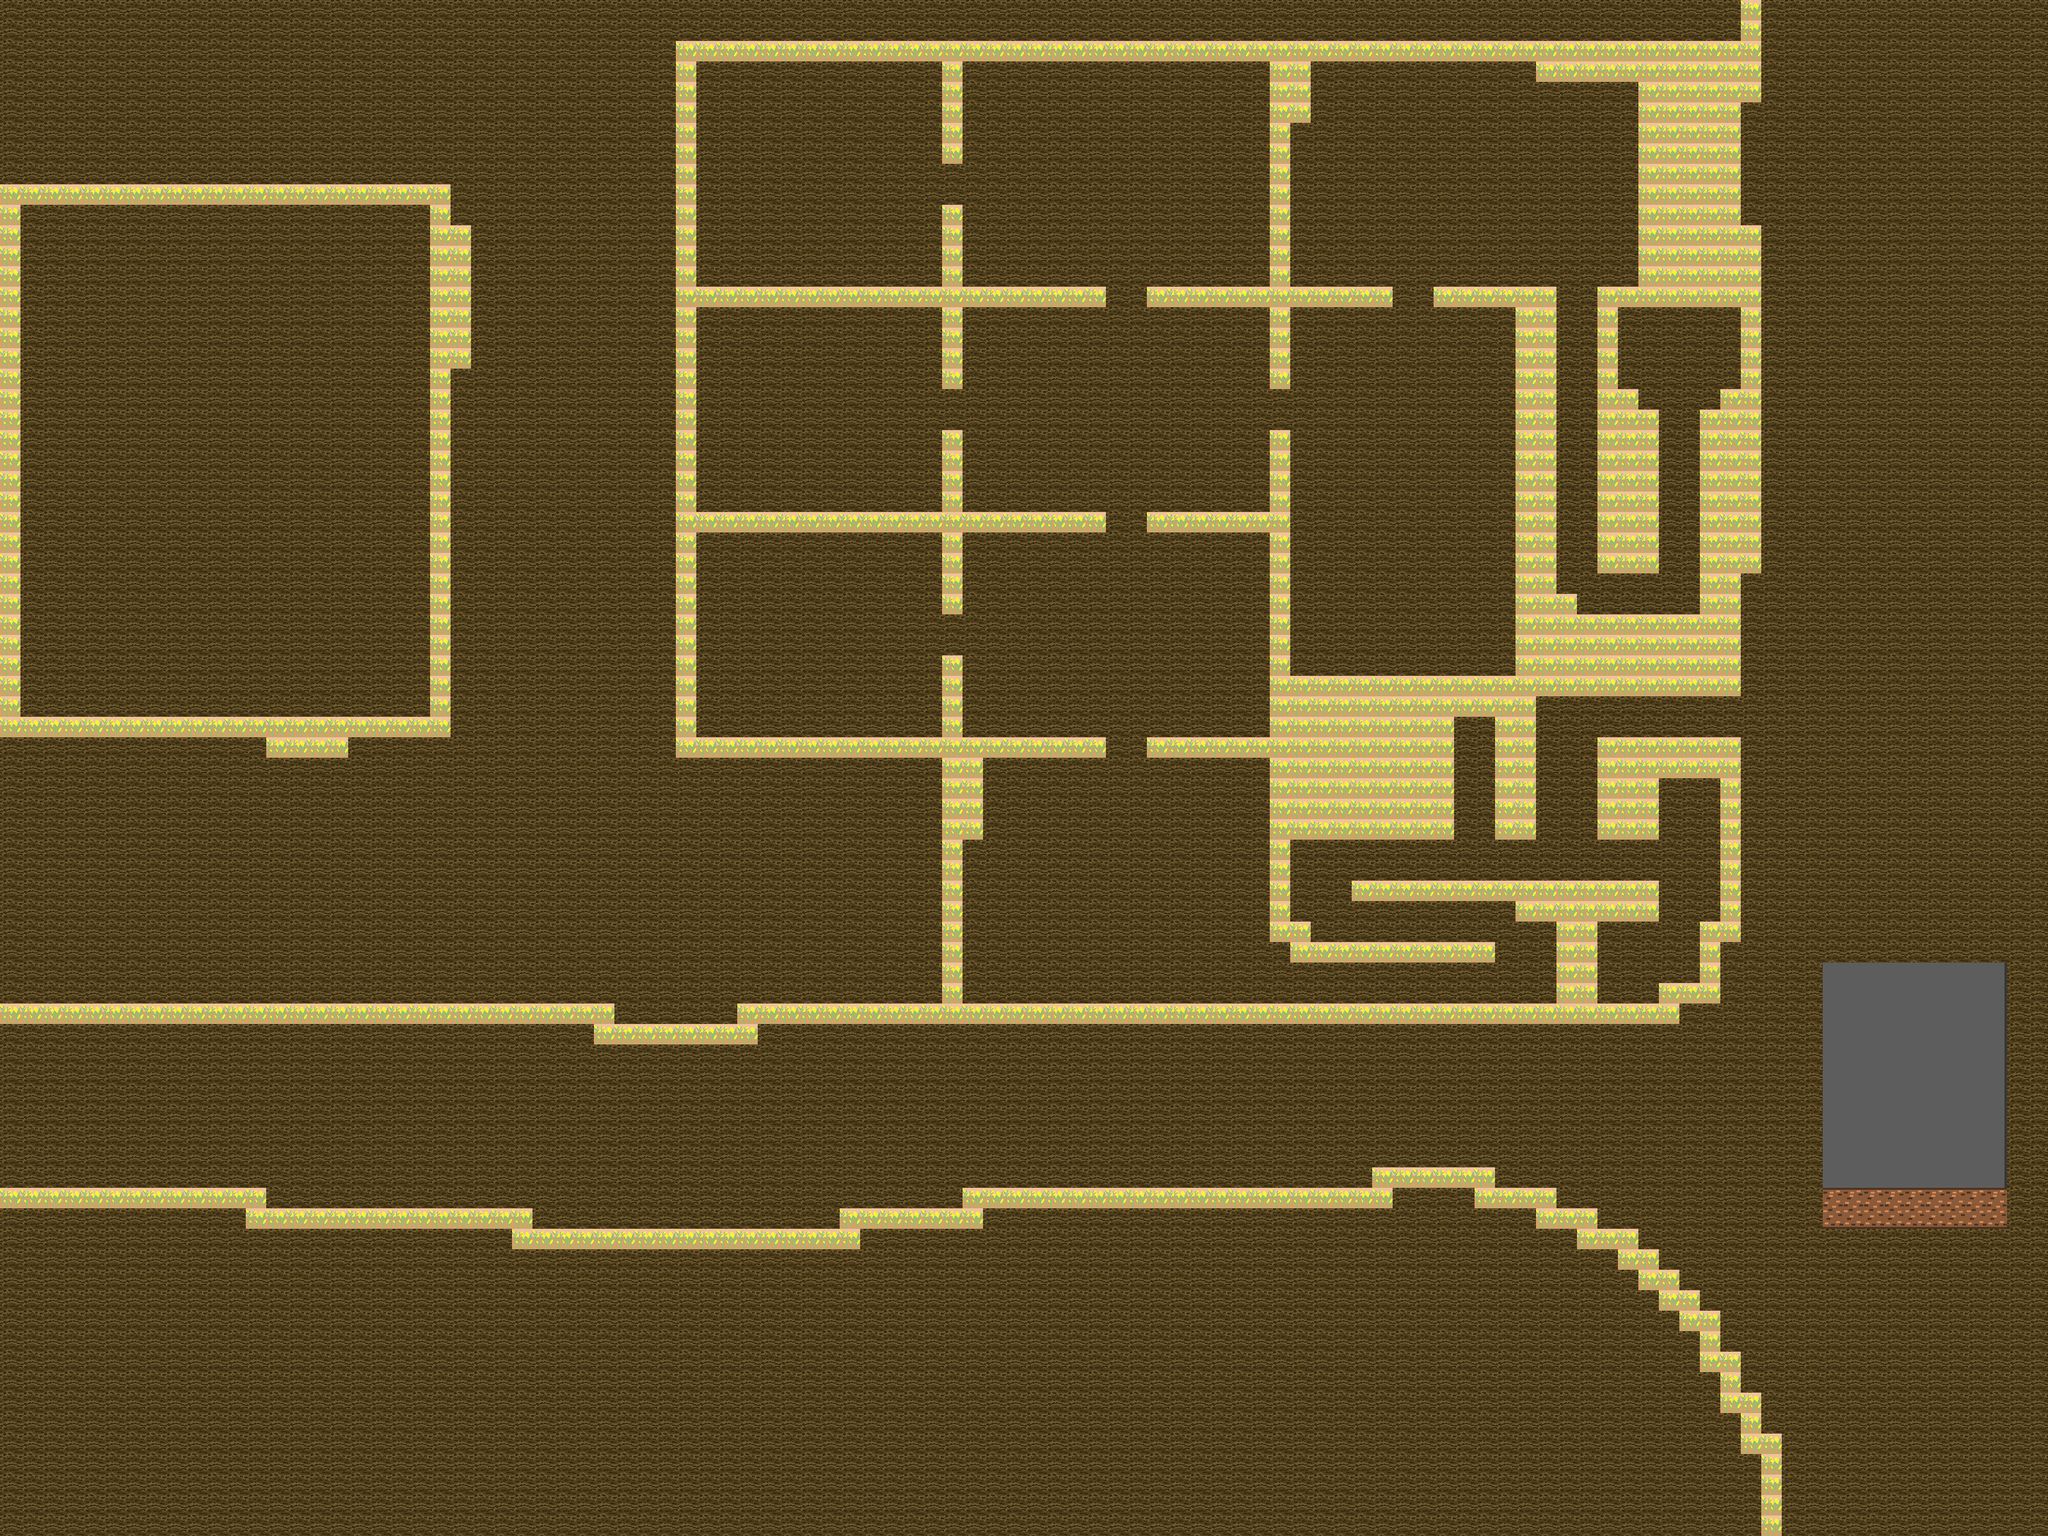

Tiled map render using the project's own tile images. Description and the map definition, with tile-layer contents summarised, below:
An orthogonal 100x75 tile map with 32x32 px tiles, 2 tile layers (Tile Layer 1, corn), 4 tilesets and 1 object (tele).

<map version="1.10" tiledversion="1.11.1" orientation="orthogonal" renderorder="right-down" width="100" height="75" tilewidth="32" tileheight="32" infinite="0" nextlayerid="4" nextobjectid="2">
 <editorsettings>
  <export target="../maps/farm.lua" format="lua" />
 </editorsettings>
 <tileset firstgid="1" name="Dirt" tilewidth="32" tileheight="32" tilecount="42" columns="3">
  <image source="Dirt.png" width="96" height="448" />
 </tileset>
 <tileset firstgid="43" name="corn" tilewidth="32" tileheight="32" tilecount="1" columns="1">
  <image source="corn.png" width="32" height="32" />
 </tileset>
 <tileset firstgid="44" name="soil" tilewidth="32" tileheight="32" tilecount="1" columns="1">
  <image source="soil.png" width="32" height="32" />
 </tileset>
 <tileset firstgid="45" name="Walls" tilewidth="32" tileheight="32" tilecount="9" columns="3">
  <image source="Walls.png" width="96" height="96" />
 </tileset>
 <layer id="1" name="Tile Layer 1" width="100" height="75">
  <properties>
   <property name="isAbove" type="bool" value="false" />
   <property name="order" type="int" value="1" />
  </properties>
  <data>[7500 cells, 7500 non-empty, 5 distinct tile ids]</data>
 </layer>
 <layer id="2" name="corn" width="100" height="75">
  <properties>
   <property name="collidable" type="bool" value="true" />
   <property name="isAbove" type="bool" value="true" />
   <property name="order" type="int" value="2" />
  </properties>
  <data>[7500 cells, 934 non-empty, 1 distinct tile ids]</data>
 </layer>
 <objectgroup id="3" name="Interactions">
  <properties>
   <property name="order" type="int" value="0" />
  </properties>
  <object id="1" type="tele" x="-32" y="1568" width="32" height="320">
   <properties>
    <property name="destMap" value="worldMap" />
    <property name="interactable" type="bool" value="true" />
    <property name="name" value="farmInside" />
    <property name="tele" value="farmOutside" />
   </properties>
  </object>
 </objectgroup>
</map>